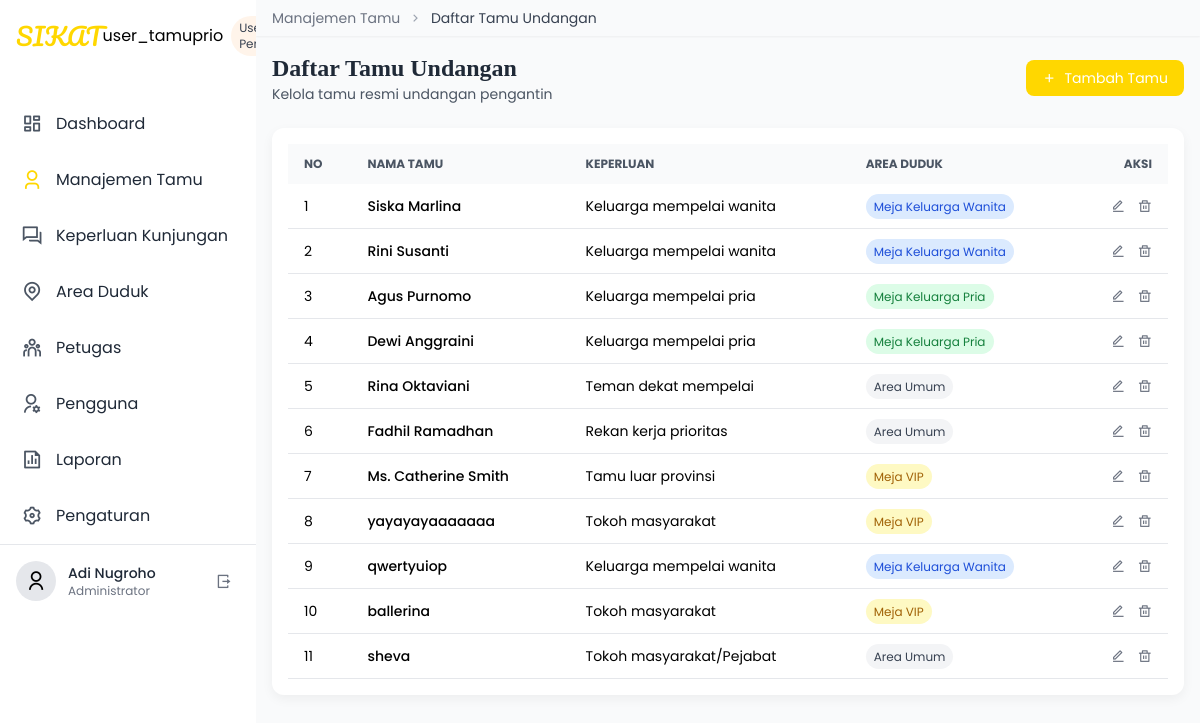
The page /user_tamuprio.php on the database its author committed.
### tables this page shows
CREATE TABLE `tamu_prio` (
  `id` int NOT NULL,
  `name` varchar(100) NOT NULL,
  `kategori` varchar(100) NOT NULL,
  `waktu` datetime NOT NULL
);

### user_tamuprio.php (the view, shortened to what this page needs)
<?php
$db = new mysqli('localhost','root','','database_sikatbukutamu');
$categoryMap = [
  'Keluarga mempelai wanita' => ['Meja Keluarga Wanita', 'bg-blue-100 text-blue-700'],
  'Keluarga mempelai pria'   => ['Meja Keluarga Pria',   'bg-green-100 text-green-700'],
  'Teman dekat mempelai'     => ['Area Umum',            'bg-gray-100 text-gray-700'],
  'Rekan kerja prioritas'    => ['Area Umum',            'bg-gray-100 text-gray-700'],
  'Tokoh masyarakat'         => ['Meja VIP',             'bg-yellow-100 text-yellow-700'],
  'Tamu luar provinsi'       => ['Meja VIP',             'bg-yellow-100 text-yellow-700']
];
$invitedGuests = [];
$res = $db->query("SELECT * FROM tamu_prio ORDER BY id");
while($row = $res->fetch_assoc()) {
  list($area,$cls) = $categoryMap[$row['kategori']]
                     ?? ['Area Umum','bg-gray-100 text-gray-700'];
  $invitedGuests[] = [
    'id'         => $row['id'],
    'nama'       => $row['name'],
    'kategori'   => $row['kategori'],
    'area'       => $area,
    'badgeClass' => $cls
  ];
}
?>
<!DOCTYPE html>
<html lang="id">
<head>
  <script src="https://cdn.tailwindcss.com/3.4.16"></script>
  <link href="https://cdnjs.cloudflare.com/ajax/libs/remixicon/4.6.0/remixicon.min.css" rel="stylesheet">
</head>
<body>
  <div class="flex h-screen bg-gray-50">
    <div class="w-64 bg-white shadow-md hidden md:block">
      <div class="p-4 flex items-center">
        <h1 class="text-2xl font-['Pacifico'] text-primary">SIKAT</h1>
        user_tamuprio<span class="ml-2 text-xs bg-secondary bg-opacity-30 text-gray-700 px-2 py-1 rounded-full">User Pengantin</span>
      </div>
      <div class="mt-6">
        <?php
        $menu = [
          'Dashboard'=>'ri-dashboard-line',
          'Manajemen Tamu'=>'ri-user-3-line',
          'Keperluan Kunjungan'=>'ri-question-answer-line',
          'Area Duduk'=>'ri-map-pin-line',
          'Petugas'=>'ri-team-line',
          'Pengguna'=>'ri-user-settings-line',
          'Laporan'=>'ri-file-chart-line',
          'Pengaturan'=>'ri-settings-3-line'
        ];
        foreach($menu as $label=>$icon):
          $active = ($label==='Manajemen Tamu') ? ' active' : '';
        ?>
        <div class="sidebar-item<?= $active ?> px-4 py-3 flex items-center">
          <div class="w-8 h-8 flex items-center justify-center text-<?= $active?'primary':'gray-600' ?>">
            <i class="<?= $icon ?> ri-lg"></i>
          </div>
          <span class="ml-2 text-gray-800"><?= $label ?></span>
        </div>
        <?php endforeach; ?>
      </div>
      <div class="mt-auto p-4 border-t">
        <div class="flex items-center">
          <div class="w-10 h-10 rounded-full bg-gray-200 flex items-center justify-center">
            <i class="ri-user-line ri-lg"></i>
          </div>
          <div class="ml-3">
            <p class="text-sm font-medium text-gray-800">Adi Nugroho</p>
            <p class="text-xs text-gray-500">Administrator</p>
          </div>
          <div class="ml-auto w-8 h-8 flex items-center justify-center">
            <i class="ri-logout-box-r-line text-gray-500"></i>
          </div>
        </div>
      </div>
    </div>
    <div class="flex-1 flex flex-col overflow-hidden">
      <header class="bg-white shadow-sm z-10">
        <div class="px-4 py-2 bg-gray-50 flex items-center text-sm">
          <a href="#" class="text-gray-500">Manajemen Tamu</a>
          <i class="ri-arrow-right-s-line mx-2 text-gray-400"></i>
          <span class="text-gray-700">Daftar Tamu Undangan</span>
        </div>
      </header>
      <main class="flex-1 overflow-y-auto p-4 bg-gray-50">
        <div class="mb-6 flex items-center justify-between">
          <div>
            <h1 class="text-2xl font-serif font-semibold text-gray-800">Daftar Tamu Undangan</h1>
            <p class="text-gray-600 text-sm">Kelola tamu resmi undangan pengantin</p>
          </div>
          <a href="user_tamuprio_tambah.php"
             class="bg-primary text-white px-4 py-2 rounded-lg text-sm flex items-center !rounded-button">
            <i class="ri-add-line mr-2"></i> Tambah Tamu
          </a>
        </div>
        <div class="card p-4 mb-6">
          <div class="overflow-x-auto">
            <table class="w-full text-sm text-left">
              <thead class="bg-gray-50 text-gray-600 uppercase text-xs">
                <tr>
                  <th class="px-4 py-3">No</th>
                  <th class="px-4 py-3">Nama Tamu</th>
                  <th class="px-4 py-3">Keperluan</th>
                  <th class="px-4 py-3">Area Duduk</th>
                  <th class="px-4 py-3 text-right">Aksi</th>
                </tr>
              </thead>
              <tbody>
                <?php foreach($invitedGuests as $i => $g): ?>
                <tr class="border-b hover:bg-gray-50">
                  <td class="px-4 py-3"><?= $i+1 ?></td>
                  <td class="px-4 py-3 font-medium"><?= htmlspecialchars($g['nama']) ?></td>
                  <td class="px-4 py-3"><?= htmlspecialchars($g['kategori']) ?></td>
                  <td class="px-4 py-3">
                    <span class="px-2 py-1 <?= $g['badgeClass'] ?> rounded-full text-xs">
                      <?= htmlspecialchars($g['area']) ?>
                    </span>
                  </td>
                  <td class="px-4 py-3 text-right space-x-2">
                    <a href="user_tamuprio_edit.php?id=<?= $g['id'] ?>"
                       class="text-gray-500 hover:text-primary">
                      <i class="ri-edit-line"></i>
                    </a>
                    <a href="user_tamuprio_hapus.php?id=<?= $g['id'] ?>"
   class="text-gray-500 hover:text-red-500">
  <i class="ri-delete-bin-line"></i>
</a>
                  </td>
                </tr>
                <?php endforeach; ?>
              </tbody>
            </table>
          </div>
        </div>
      </main>
    </div>
  </div>
</body>
</html>

### user_tamuprio.php (style rules this page uses)
body { font-family:'Poppins',sans-serif; background:#FFFFF8; }
.font-serif { font-family:'Playfair Display',serif; }
.card { background:#fff; border-radius:12px; box-shadow:0 4px 12px rgba(0,0,0,0.05); position:relative; overflow:hidden; }
.card::after { content:""; position:absolute; bottom:0; right:0; width:60px; height:60px; background-repeat:no-repeat; background-position:bottom right; opacity:.5; }
.sidebar-item { transition:all .2s ease; }
.sidebar-item.active { background:rgba(255,215,0,.1); border-left:3px solid #FFD700; }

### rows shown on the page
tamu_prio: name "Siska Marlina", kategori "Keluarga mempelai wanita", area "Meja Keluarga Wanita"
tamu_prio: name "Rini Susanti", kategori "Keluarga mempelai wanita", area "Meja Keluarga Wanita"
tamu_prio: name "Agus Purnomo", kategori "Keluarga mempelai pria", area "Meja Keluarga Pria"
tamu_prio: name "Dewi Anggraini", kategori "Keluarga mempelai pria", area "Meja Keluarga Pria"
tamu_prio: name "Rina Oktaviani", kategori "Teman dekat mempelai", area "Area Umum"
tamu_prio: name "Fadhil Ramadhan", kategori "Rekan kerja prioritas", area "Area Umum"
tamu_prio: name "Ms. Catherine Smith", kategori "Tamu luar provinsi", area "Meja VIP"
tamu_prio: name "yayayayaaaaaaa", kategori "Tokoh masyarakat", area "Meja VIP"
tamu_prio: name "qwertyuiop", kategori "Keluarga mempelai wanita", area "Meja Keluarga Wanita"
tamu_prio: name "ballerina", kategori "Tokoh masyarakat", area "Meja VIP"
tamu_prio: name "sheva", kategori "Tokoh masyarakat/Pejabat", area "Area Umum"

### other values the page prints
$label "Dashboard"
$label "Manajemen Tamu"
$label "Keperluan Kunjungan"
$label "Area Duduk"
$label "Petugas"
$label "Pengguna"
$label "Laporan"
$label "Pengaturan"
